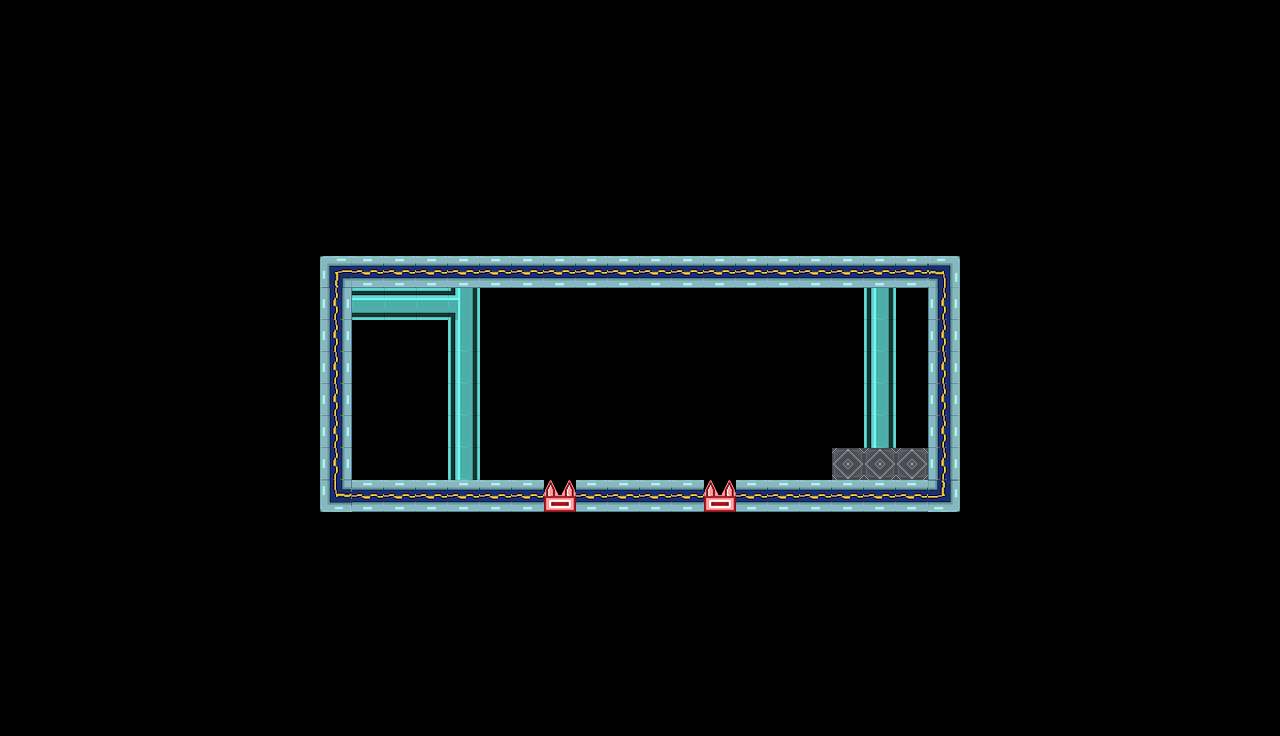

Tiled map render using the project's own tile images. Description and the map definition, with tile-layer contents summarised, below:
An orthogonal 40x23 tile map with 32x32 px tiles, 2 tile layers (background, platforms) and 4 objects (PlayerStart1, PlayerStart2, Exit, BackObject).

<map version="1.0" tiledversion="2017.07.25" orientation="orthogonal" renderorder="right-down" width="40" height="23" tilewidth="32" tileheight="32" nextobjectid="37">
 <properties>
  <property name="Back" value="back5" />
  <property name="Title" value="All Labs have Spikes" />
  <property name="backOffY" type="int" value="-100" />
 </properties>
 <tileset firstgid="1" source="tileset.tsx" />
 <layer name="background" width="40" height="23">
  <data>[920 cells, 35 non-empty, 4 distinct tile ids]</data>
 </layer>
 <layer name="platforms" width="40" height="23">
  <data>[920 cells, 815 non-empty, 10 distinct tile ids]</data>
 </layer>
 <objectgroup name="objects">
  <object id="4" name="P1" type="PlayerStart1" x="372" y="401" width="60" height="77" />
  <object id="5" name="P2" type="PlayerStart2" x="456" y="434" width="47" height="44" />
  <object id="16" name="exit" type="Exit" x="853.12" y="357.799" width="64" height="90" />
  <object id="36" name="BackObject" type="BackObject" x="763.333" y="380.667" width="82" height="64">
   <properties>
    <property name="frames" type="int" value="3" />
    <property name="speed" type="int" value="2" />
    <property name="sprite" value="screen" />
    <property name="style" type="int" value="2" />
   </properties>
  </object>
 </objectgroup>
</map>
